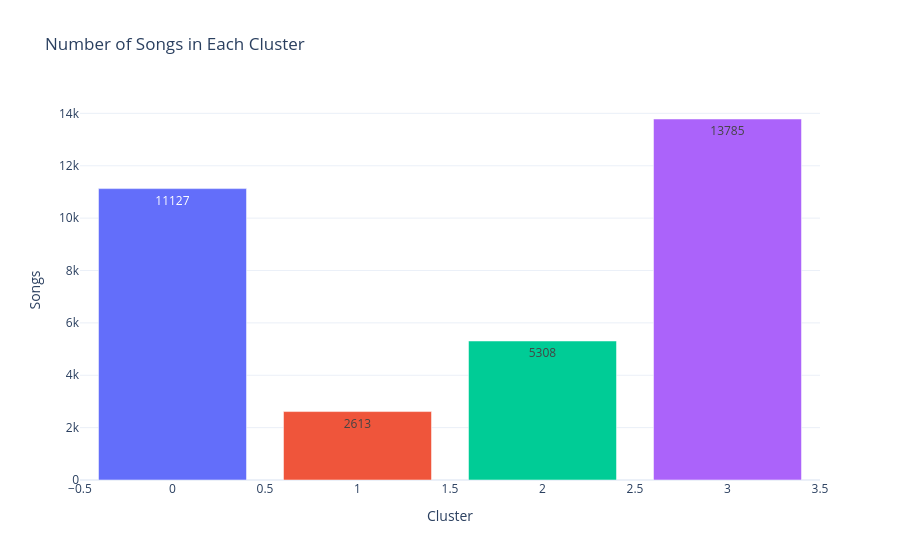

Source (notebook cell):
### Code cell
cluster_counts = (
    df["Cluster"]
    .value_counts()
    .sort_index()
    .reset_index()
)

cluster_counts.columns = ["Cluster", "Songs"]

fig = px.bar(
    cluster_counts,
    x="Cluster",
    y="Songs",
    color="Cluster",
    title="Number of Songs in Each Cluster",
    text="Songs"
)

fig.update_layout(
    template="plotly_white",
    showlegend=False
)

fig.show()

### Figure 1 — Plotly figure (JSON) as saved in the notebook; plotly's stock layout.template omitted (floating-point values rounded to 4 significant figures)
{"data": [{"hovertemplate": "Cluster=%{x}<br>Songs=%{text}<extra></extra>", "legendgroup": "0", "marker": {"color": "#636efa", "pattern": {"shape": ""}}, "name": "0", "orientation": "v", "showlegend": true, "text": [11130.0], "textposition": "auto", "type": "bar", "x": [0], "xaxis": "x", "y": [11127], "yaxis": "y"}, {"hovertemplate": "Cluster=%{x}<br>Songs=%{text}<extra></extra>", "legendgroup": "1", "marker": {"color": "#EF553B", "pattern": {"shape": ""}}, "name": "1", "orientation": "v", "showlegend": true, "text": [2613.0], "textposition": "auto", "type": "bar", "x": [1], "xaxis": "x", "y": [2613], "yaxis": "y"}, {"hovertemplate": "Cluster=%{x}<br>Songs=%{text}<extra></extra>", "legendgroup": "2", "marker": {"color": "#00cc96", "pattern": {"shape": ""}}, "name": "2", "orientation": "v", "showlegend": true, "text": [5308.0], "textposition": "auto", "type": "bar", "x": [2], "xaxis": "x", "y": [5308], "yaxis": "y"}, {"hovertemplate": "Cluster=%{x}<br>Songs=%{text}<extra></extra>", "legendgroup": "3", "marker": {"color": "#ab63fa", "pattern": {"shape": ""}}, "name": "3", "orientation": "v", "showlegend": true, "text": [13780.0], "textposition": "auto", "type": "bar", "x": [3], "xaxis": "x", "y": [13785], "yaxis": "y"}], "layout": {"barmode": "relative", "legend": {"title": {"text": "Cluster"}, "tracegroupgap": 0}, "showlegend": false, "title": {"text": "Number of Songs in Each Cluster"}, "xaxis": {"anchor": "y", "categoryarray": [0, 1, 2, 3], "categoryorder": "array", "domain": [0, 1], "title": {"text": "Cluster"}}, "yaxis": {"anchor": "x", "domain": [0, 1], "title": {"text": "Songs"}}}}
